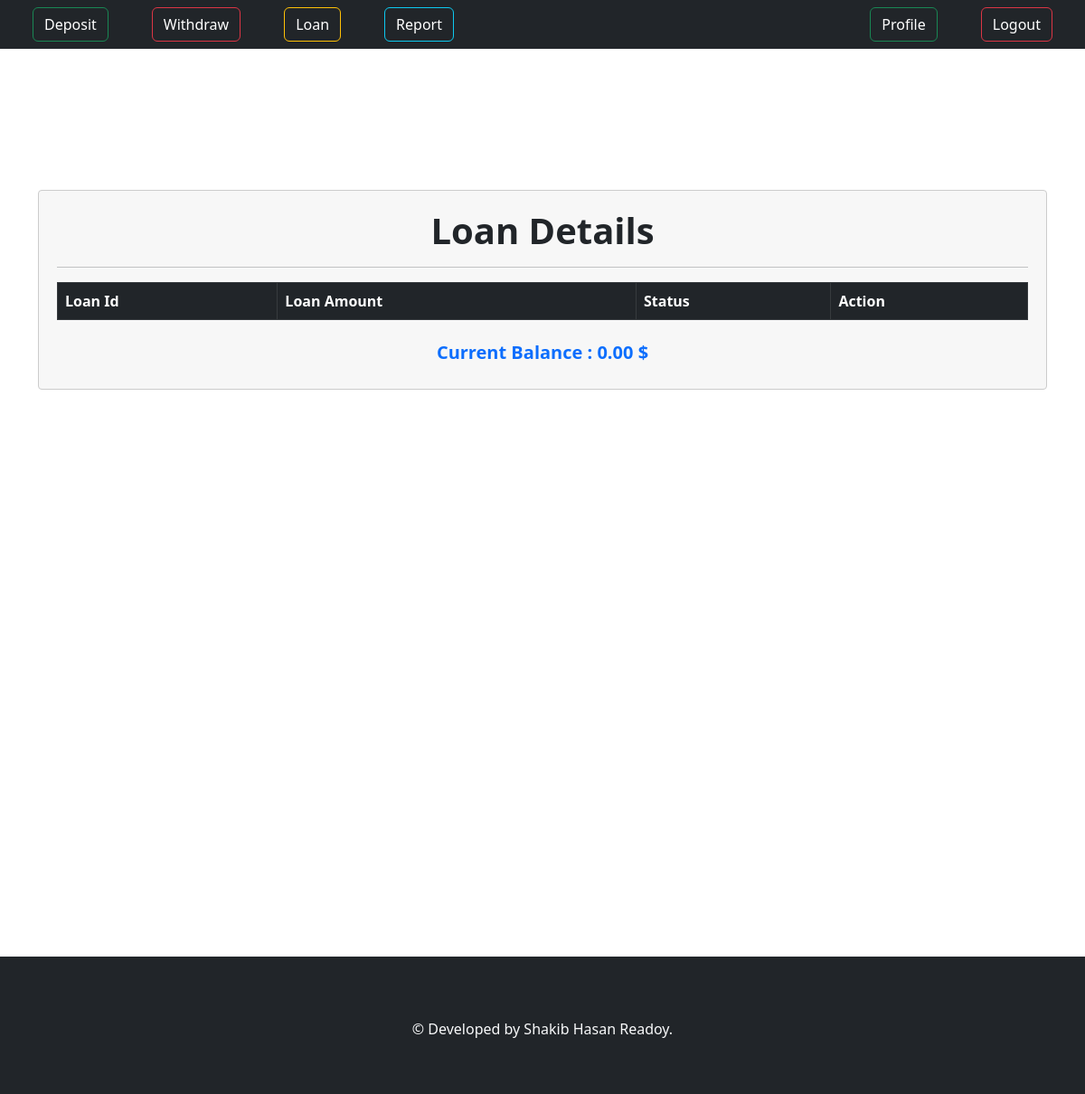
/transactions/loanlist (signed in), run on an earlier commit of the app's database.
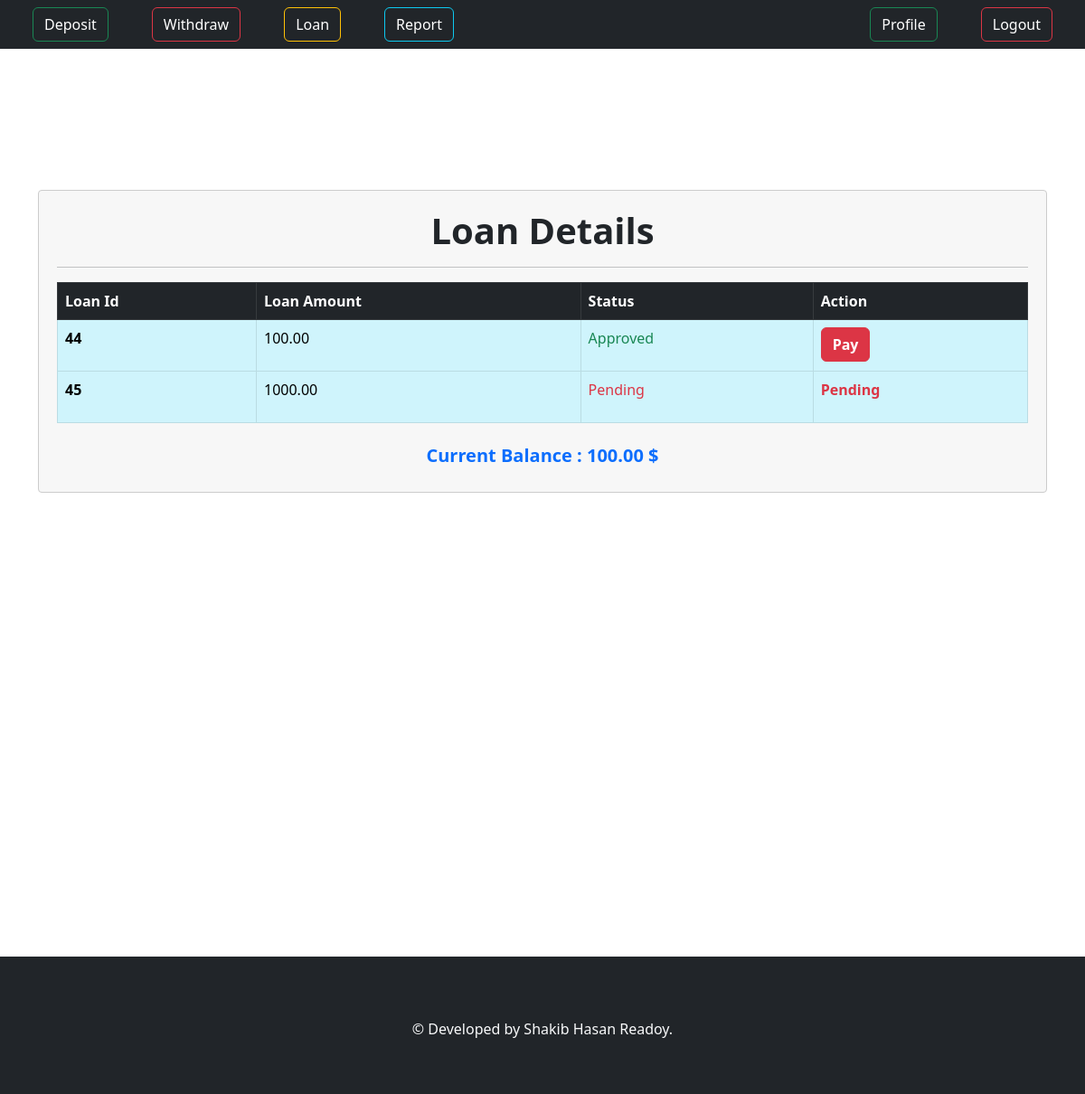
And on a later commit of the database.
### Accounts/models.py (models this page shows, shortened)
class User(AbstractBaseUser):
    username = None
    email = models.EmailField(unique=True,null=False,blank=False)
    profile_picture = models.ImageField(upload_to="profile_pictures/", blank=True, null=True)
    first_name = models.CharField(max_length=150, blank=True)
    last_name = models.CharField(max_length=150, blank=True)
    is_staff = models.BooleanField(default=False)
    is_superuser = models.BooleanField(default=False)
    objects = UserManager()
    USERNAME_FIELD = "email"
    REQUIRED_FIELDS=[]

class UserBankAccount(models.Model):
    user = models.OneToOneField(User, related_name="BankAccount", on_delete=models.CASCADE) #one user will have one account
    account_type = models.ForeignKey(BankAccountType,related_name="accounts",on_delete=models.CASCADE) # one user can have multiple types of account
    account_no = models.PositiveIntegerField(unique=True)
    gender= models.CharField(max_length=10,choices=GENDER_CHOICE)
    birth_date = models.DateField(null=True, blank=True)
    balance = models.DecimalField(default=0,max_digits=15,decimal_places=2)
    initial_deposite_date = models.DateTimeField(auto_now_add=True)

### Transactions/models.py (models this page shows)
class Transaction(models.Model):
    account = models.ForeignKey(UserBankAccount,on_delete=models.CASCADE,null=True,blank=True)
    amount = models.DecimalField(decimal_places=2, max_digits=12, null=True)
    blance_after_transaction = models.DecimalField(decimal_places=2, max_digits=12, null=True)
    transaction_type = models.CharField(choices=TRANSACTION_TYPE_CHOICE, null=True,max_length=20)
    timestamp = models.DateTimeField(auto_now_add=True)
    class Meta:
        ordering=["timestamp"]

class LoanTransaction(Transaction):
    loan_approved = models.BooleanField(default=False)

class Transaction(models.Model):
    account = models.ForeignKey(UserBankAccount,on_delete=models.CASCADE,null=True,blank=True)
    amount = models.DecimalField(decimal_places=2, max_digits=12, null=True)
    blance_after_transaction = models.DecimalField(decimal_places=2, max_digits=12, null=True)
    transaction_type = models.CharField(choices=TRANSACTION_TYPE_CHOICE, null=True,max_length=20)
    timestamp = models.DateTimeField(auto_now_add=True)
    class Meta:
        ordering=["timestamp"]

### Transactions/views.py (the view)
# urls.py: path("loanlist",views.LoanList.as_view(),name="loanlist"),
class LoanList(LoginRequiredMixin,ListView):
        model = LoanTransaction
        template_name = "loanlist.html"
        context_object_name ="loans"
        def get_queryset(self):
            user_accouont = self.request.user.BankAccount
            queryset = LoanTransaction.objects.filter(account=user_accouont,transaction_type = TRANSACTION_TYPE_CHOICE[2][0])
            print(queryset)
            return queryset

### templates/loanlist.html (shortened to what this page needs)
{% extends 'base.html' %}
{% load static %}
{% block style %}
<link rel="stylesheet" href="{% static 'CSS/loan_list.css' %}">
{% endblock style %}
{% block content %}
<div class="container py-5">
</div>
<div class="container" id="wrap">
    <div class="loan_list">
        <h1 class="text-center fs-1 fw-bold">Loan Details</h1>
        <hr>
        <table class="table table-bordered table-info table-hover">
            <thead class="table-dark">
              <tr>
                <th scope="col">Loan Id</th>
                <th scope="col">Loan Amount</th>
                <th scope="col">Status</th>
                <th scope="col">Action</th>
              </tr>
            </thead>
            <tbody>
              {% for loan in loans%}
                <tr>
                    <td class="fw-bold">{{loan.id}}</td>
                    <td>{{loan.amount}}</td>
                    <td>
                        {% if loan.loan_approved %}
                        <p class="text-success">Approved</p>
                        {% else %}
                        <p class="text-danger">Pending</p>
                        {% endif %}
                    </td>
                    <td>
                        {% if loan.loan_approved %}
                        <a class="btn btn-danger fw-bold" href="{% url 'payloan' loan.id %}">Pay</a>
                        {% else %}
                        <p class="text-danger fw-bold">Pending</p>
                        {% endif %}
                    </td>
                </tr>
              {% endfor %}
            </tbody>
          </table>
          <div class="container pt-2 mt-2 ">
            <h5 id="balance" class="text-center text-primary fw-bold" >Current Balance : {{user.BankAccount.balance}} $</h5>
          </div>
    </div>
  <br><br>
</div>
{% endblock content %}

### templates/base.html (shortened to what this page needs)
<!doctype html>
{% load static %}
<html lang="en">
  <head>
    {% block style %}{% endblock style %}
    <link href="https://cdn.jsdelivr.net/npm/bootstrap@5.3.0/dist/css/bootstrap.min.css" rel="stylesheet">
    <link rel="stylesheet" href="{% static 'CSS/base.css' %}">
</head>
  <body>
    <nav class="navbar navber-light bg-dark">
        <div class="container-fluid">
          <div class="d-flex">
            {% if user.is_authenticated %}
            <a class="btn btn-outline-success text-white mx-4" href="{% url 'deposit' %}">Deposit</a>
            <a class="btn btn-outline-danger text-white mx-4" href="{% url 'withdraw' %}">Withdraw</a>
            <a class="btn btn-outline-warning text-white mx-4" href="{% url 'loanrequest' %}">Loan</a>
            <a class="btn btn-outline-info text-white mx-4" href="{% url 'treport' %}">Report</a>
            {% else %}
            <a class="navbar-brand text-white" href="{% url 'home' %}">Home</a>
            {% endif %}
          </div>
          <div class="d-flex">
            {% if user.is_authenticated %}
            <a class="btn btn-outline-success text-white mx-4" href="{% url 'profile' %}">Profile</a>
             <a class="btn btn-outline-danger text-white mx-4" href="{% url 'logout' %}">Logout</a>
            {% else %}
            <a class="btn btn-outline-primary text-white mx-4" href="{% url 'reg' %}">Register</a>
            <a class="btn btn-outline-warning text-white mx-4" href="{% url 'login' %}">Login</a>
            {% endif %}
          </div>
        </div>
      </nav>
      <div class="wrapper">
        {% block content %}
        {% endblock content %}
      </div>
    <footer class="footer bg-dark text-light mt-5">
      <div class="container pt-5 pb-4">
        <div class="row">
          <div class="col-lg-12">
            <p class="text-center">&copy; Developed by Shakib Hasan Readoy.</p>
          </div>
        </div>
      </div>
    </footer>
  </body>
</html>

### static/CSS/loan_list.css (style rules this page uses)
#wrap { min-height: 100vh; margin-top:5%; }
.loan_list { width: 100%; padding: 20px; border: 1px solid #ccc; border-radius: 4px; background-color: #f7f7f7; }

### static/CSS/base.css (style rules this page uses)
html, body { height: 100%; }
.wrapper { min-height: 100%; }
.footer { background-color: #343a40; color: #fff; padding: 20px; }

What changed in the data, as far as the page shows it:
added LoanTransaction: id "44", amount "100.00", loan_approved "Approved"
added LoanTransaction: id "45", amount "1000.00", loan_approved "Pending"
changed User: BankAccount.balance "0.00" → "100.00"
